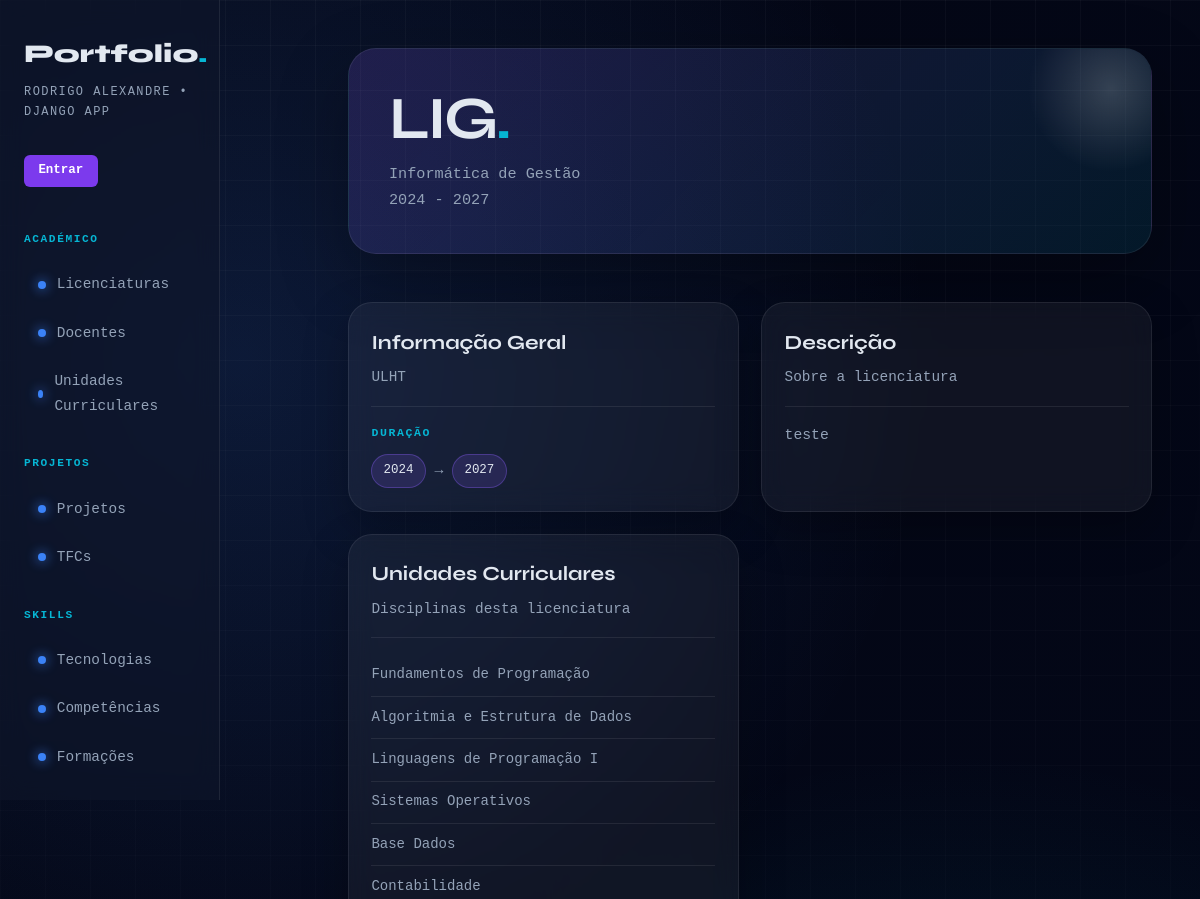
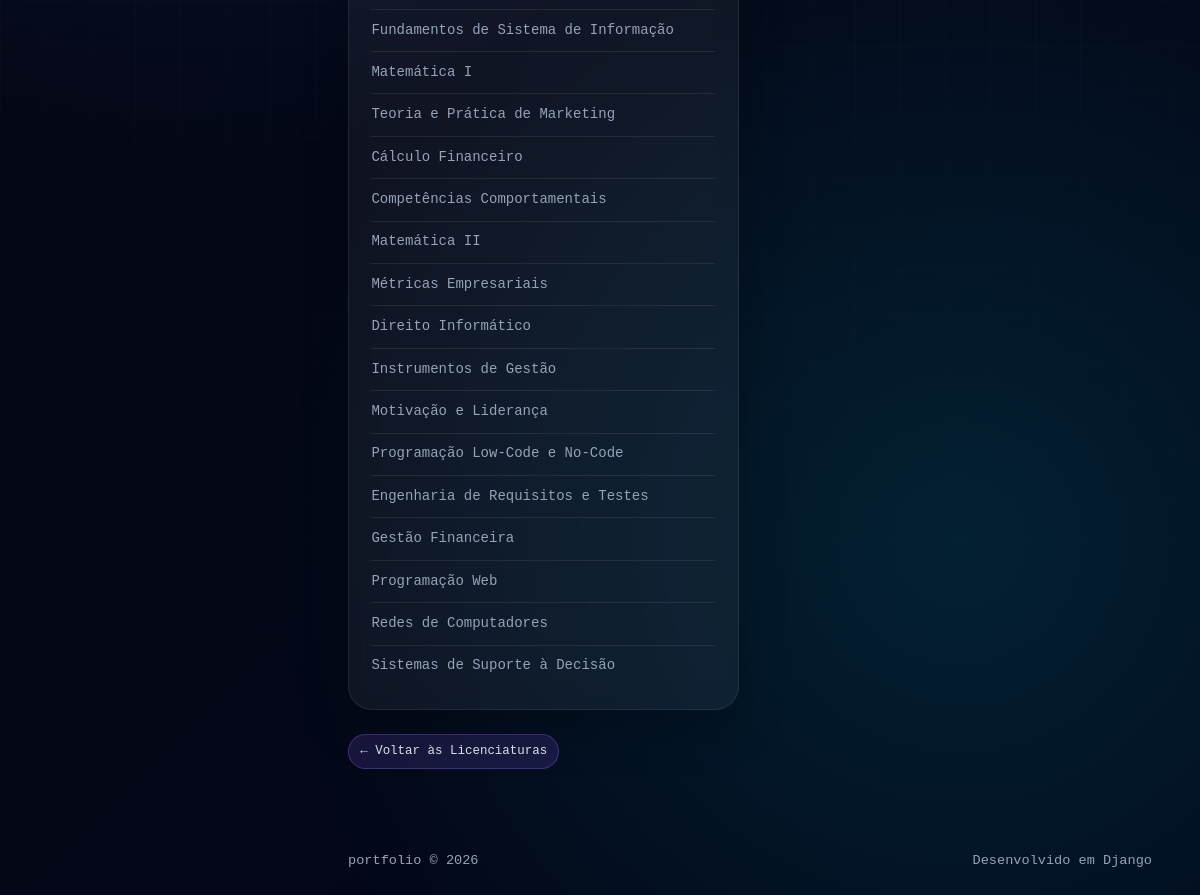
The app's page /portfolio/licenciaturas/3/ with its own data (2 pictures, top to bottom).
### portfolio/models.py (models this page shows, shortened)
class Licenciatura(models.Model):
    nome = models.CharField(max_length=200)
    sigla = models.CharField(max_length=20)
    instituicao = models.CharField(max_length=200)
    descricao = models.TextField(blank=True)
    ano_inicio = models.IntegerField()
    ano_fim = models.IntegerField(null=True, blank=True)
    url_curso = models.URLField(blank=True)
    class Meta:
        verbose_name_plural = "Licenciaturas"

class UnidadeCurricular(models.Model):
    nome = models.CharField(max_length=200)
    sigla = models.CharField(max_length=20, blank=True)
    ano_curricular = models.IntegerField()
    semestre = models.IntegerField()
    ects = models.IntegerField()
    apresentacao = models.TextField(blank=True)
    codigo_curso = models.IntegerField(null=True, blank=True)
    codigo_uc = models.IntegerField(null=True, blank=True)
    licenciatura = models.ForeignKey(
        Licenciatura, on_delete=models.CASCADE, related_name="ucs"
    )
    docentes = models.ManyToManyField(
        Docente, blank=True, related_name="ucs"
    )
    objetivos = models.TextField(blank=True)
    programa = models.TextField(blank=True)
    metodologia = models.TextField(blank=True)
    bibliografia = models.TextField(blank=True)
    natureza = models.CharField(max_length=50, blank=True)
    class Meta:
        verbose_name_plural = "Unidades Curriculares"

### portfolio/views.py (the view)
# urls.py: path('licenciaturas/<int:lic_id>/', views.licenciatura_detail_view, name='licenciatura_detail'),
def licenciatura_detail_view(request, lic_id):
    lic = get_object_or_404(Licenciatura, id=lic_id)
    return render(request, 'portfolio/licenciatura_detail.html', {
        'lic': lic
    })

### portfolio/templates/portfolio/licenciatura_detail.html
{% extends "portfolio/base.html" %}
{% block content %}
<div class="page-header">
    <div>
        <h2>{{ lic.sigla }}<span>.</span></h2>
        <p>{{ lic.nome }}</p>
    </div>
    <span class="page-count">
        {{ lic.ano_inicio }}
        {% if lic.ano_fim %}
            - {{ lic.ano_fim }}
        {% else %}
            - Presente
        {% endif %}
    </span>
</div>
<section class="grid">
    <article class="card">
        <header>
            <h3>Informação Geral</h3>
            <p>{{ lic.instituicao }}</p>
        </header>
        <section>
            <h4>Duração</h4>
            <p>
                <span class="badge">{{ lic.ano_inicio }}</span>
                →
                <span class="badge">
                    {% if lic.ano_fim %}
                        {{ lic.ano_fim }}
                    {% else %}
                        Presente
                    {% endif %}
                </span>
            </p>
        </section>
    </article>
    <article class="card">
        <header>
            <h3>Descrição</h3>
            <p>Sobre a licenciatura</p>
        </header>
        <section>
            {% if lic.descricao %}
                <p>{{ lic.descricao }}</p>
            {% else %}
                <p>Sem descrição disponível.</p>
            {% endif %}
        </section>
    </article>
    <article class="card">
        <header>
            <h3>Unidades Curriculares</h3>
            <p>Disciplinas desta licenciatura</p>
        </header>
        <section>
            <ul class="plain-list">
                {% for uc in lic.ucs.all %}
                    <li>
                        <a href="{% url 'uc_detail' uc.id %}" style="text-decoration:none; color:inherit;">
                            {{ uc.nome }}
                        </a>
                    </li>
                {% empty %}
                    <li>Sem UCs</li>
                {% endfor %}
            </ul>
        </section>
    </article>
</section>
<br>
<a href="{% url 'licenciaturas' %}" class="badge" style="text-decoration: none;">
    ← Voltar às Licenciaturas
</a>
{% endblock %}

### portfolio/static/portfolio/styles.css (style rules this page uses)
* { margin: 0; padding: 0; box-sizing: border-box; }
:root { --bg: #050816; --surface: rgba(15, 23, 42, 0.7); --border: rgba(255, 255, 255, 0.08); --accent: #3b82f6; --accent2: #06b6d4; --text: #e2e8f0; --muted: #94a3b8; --card: rgba(255, 255, 255, 0.05); }
html { scroll-behavior: smooth; }
body { background: radial-gradient(circle at 20% 20%, rgba(59,130,246,0.15), transparent 40%), radial-gradient(circle at 80% 80%, rgba(6,182,212,0.15), transparent 40%), linear-gradient(135deg, #050816, #020617); color: var(--text); font-family: 'DM Mono', monospace; font-size: 14px; line-height: 1.7; min-height: 100vh; }
body::before { content: ""; position: fixed; inset: 0; background-image: linear-gradient(rgba(255,255,255,0.03) 1px, transparent 1px), linear-gradient(90deg, rgba(255,255,255,0.03) 1px, transparent 1px); background-size: 45px 45px; pointer-events: none; mask-image: linear-gradient(to bottom, black, transparent); }
.page-header { position: relative; margin-bottom: 3rem; padding: 2.5rem; border-radius: 28px; background: linear-gradient(135deg, rgba(139,92,246,0.18), rgba(6,182,212,0.10)); border: 1px solid var(--border); box-shadow: 0 25px 70px rgba(0,0,0,0.30); overflow: hidden; }
.page-header::after { content: ""; position: absolute; width: 180px; height: 180px; right: -50px; top: -50px; background: radial-gradient(circle, rgba(255,255,255,0.18), transparent 65%); border-radius: 50%; }
.page-header h2 { font-family: 'Syne', sans-serif; font-size: clamp(2rem, 5vw, 4rem); line-height: 1; letter-spacing: -0.05em; margin-bottom: 0.8rem; }
.page-header h2 span { color: var(--accent2); }
.page-header p, .page-count { color: var(--muted); font-size: 0.95rem; }
section.grid { display: grid; grid-template-columns: repeat(auto-fit, minmax(280px, 1fr)); gap: 1.4rem; }
article.card { position: relative; padding: 1.4rem; background: var(--card); border: 1px solid var(--border); border-radius: 24px; backdrop-filter: blur(14px); box-shadow: 0 18px 45px rgba(0,0,0,0.25); overflow: hidden; transition: 0.25s ease; animation: fadeUp 0.5s ease both; }
article.card::before { content: ""; position: absolute; inset: 0; background: linear-gradient(135deg, rgba(139,92,246,0.18), transparent 45%); opacity: 0; transition: 0.25s ease; }
article.card > * { position: relative; z-index: 1; }
article.card header { border-bottom: 1px solid var(--border); padding-bottom: 1rem; margin-bottom: 1rem; }
article.card header h3 { font-family: 'Syne', sans-serif; font-size: 1.25rem; margin-bottom: 0.35rem; }
article.card header p { color: var(--muted); font-size: 0.9rem; }
article.card section h4 { color: var(--accent2); font-size: 0.72rem; text-transform: uppercase; letter-spacing: 0.14em; margin-bottom: 0.7rem; }
article.card section p { color: var(--muted); font-size: 0.92rem; line-height: 1.7; }
ul.tag-list li, .badge { display: inline-block; padding: 0.35rem 0.7rem; border-radius: 999px; background: rgba(139,92,246,0.16); color: var(--text); border: 1px solid rgba(139,92,246,0.35); font-size: 0.78rem; }
ul.plain-list { list-style: none; }
ul.plain-list li { padding: 0.55rem 0; color: var(--muted); border-bottom: 1px solid var(--border); }
ul.plain-list li:last-child { border-bottom: none; }

### records on screen
Licenciatura: sigla "LIG", nome "Informática de Gestão", ano_inicio "2024", ano_fim "2027", instituicao "ULHT", descricao "teste"
UnidadeCurricular: nome "Fundamentos de Programação"
UnidadeCurricular: nome "Algoritmia e Estrutura de Dados"
UnidadeCurricular: nome "Linguagens de Programação I"
UnidadeCurricular: nome "Sistemas Operativos"
UnidadeCurricular: nome "Base Dados"
UnidadeCurricular: nome "Contabilidade"
UnidadeCurricular: nome "Fundamentos de Sistema de Informação"
UnidadeCurricular: nome "Matemática I"
UnidadeCurricular: nome "Teoria e Prática de Marketing"
UnidadeCurricular: nome "Cálculo Financeiro"
UnidadeCurricular: nome "Competências Comportamentais"
UnidadeCurricular: nome "Matemática II"
UnidadeCurricular: nome "Métricas Empresariais"
UnidadeCurricular: nome "Direito Informático"
UnidadeCurricular: nome "Instrumentos de Gestão"
UnidadeCurricular: nome "Motivação e Liderança"
UnidadeCurricular: nome "Programação Low-Code e No-Code"
UnidadeCurricular: nome "Engenharia de Requisitos e Testes"
UnidadeCurricular: nome "Gestão Financeira"
UnidadeCurricular: nome "Programação Web"
UnidadeCurricular: nome "Redes de Computadores"
UnidadeCurricular: nome "Sistemas de Suporte à Decisão"
